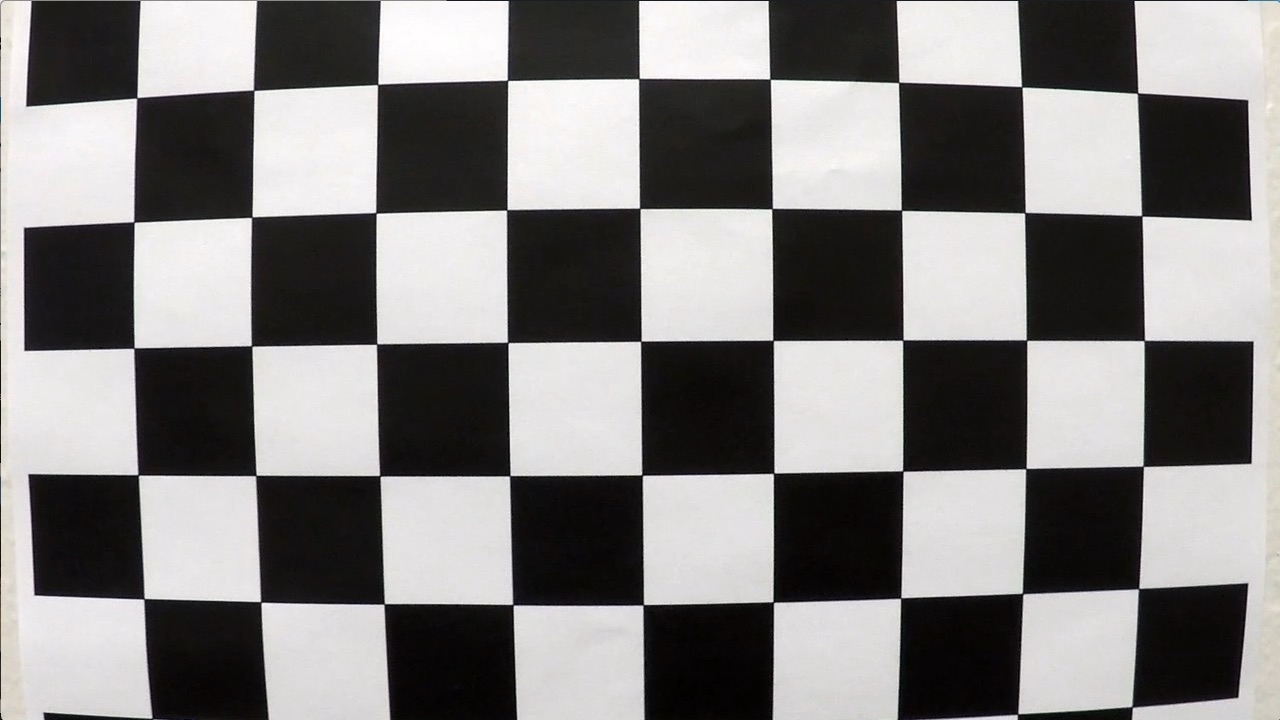
#> input picture camera_cal/calibration1.jpg, 1280 x 720 px; its folder holds only this picture in this run
$ jupyter execute --allow-errors advance_lane_finding.ipynb   (shell and % lines are left out)   (older library calls are emulated)
#> lines starting #> are read from the running program, lines starting #| are printed output that depends on the picture; after the words box and inside, x2 and y2 are one past the last pixel; in counts of white or black regions, pixels touching at a corner belong together
[cell 1]
import numpy as np
import matplotlib.image as mpimg
import matplotlib.pyplot as plt
import cv2
import glob

[cell 2]
nx = 9
ny = 6

[cell 3]
# populating imgpoints and objpoints

cal_imgs = glob.glob('camera_cal/calibration*.jpg')

objpt = np.zeros((6*9, 3), np.float32)
objpt[:, :2] = np.mgrid[0:9, 0:6].T.reshape(-1, 2)

objpoints = []
imgpoints = []

for cal_img in cal_imgs:

    # loading chess image
    chess_img = cv2.imread(cal_img)
#> chess_img is the input picture: shape (720, 1280, 3); mean B, G, R 127.8, 128.4, 130.1

    # converting to gray scale
    chess_img_gray = cv2.cvtColor(chess_img, cv2.COLOR_BGR2GRAY)

    # finding chess corners
    ret, corners = cv2.findChessboardCorners(chess_img_gray, (nx, ny), None)
#> ret = False; corners = None

    # appending to objpoints and imgpoints
    if ret == True:
        objpoints.append(objpt)
        imgpoints.append(corners)

[cell 4]
img = cv2.imread('test_images/test1.jpg')
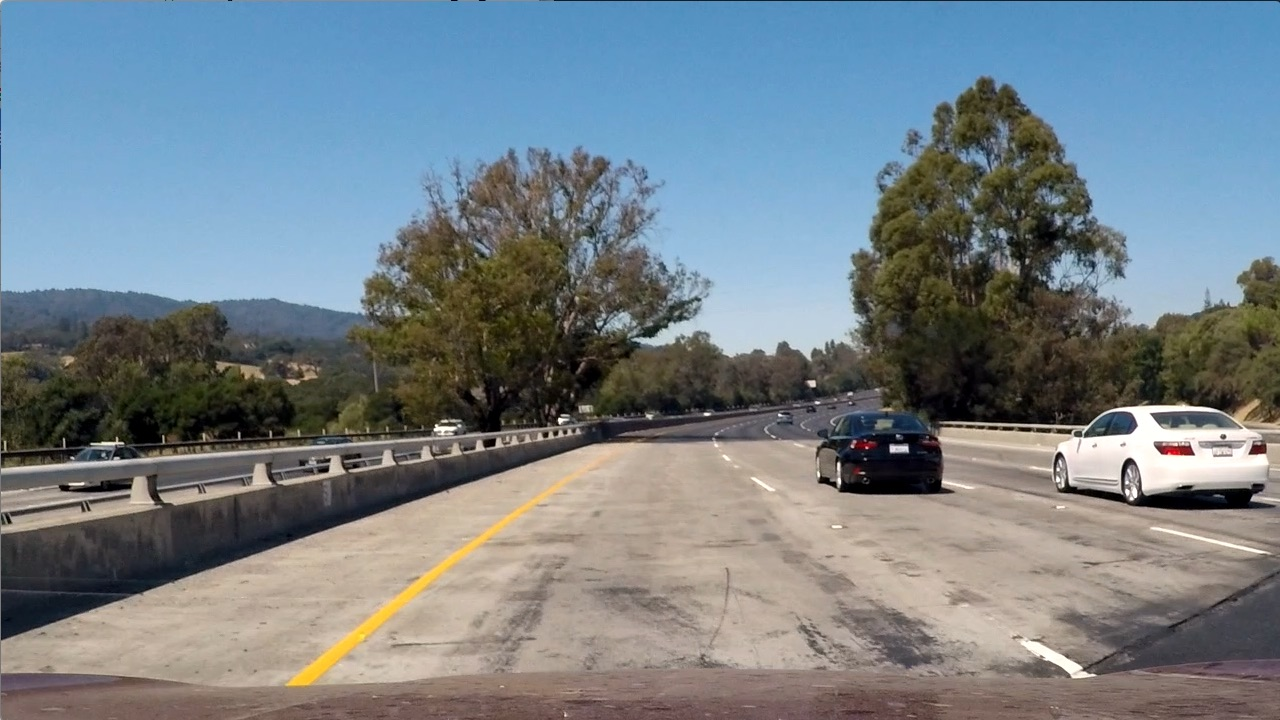
#> input picture test_images/test1.jpg, 1280 x 720 px
#> img is the input picture: shape (720, 1280, 3); mean B, G, R 135.5, 128.7, 117.5

[cell 5]
def calibrate(img):

    # loading target image
    img_copy = np.copy(img)

    # converting to gray scale
    img_gray = cv2.cvtColor(img_copy, cv2.COLOR_BGR2GRAY)

    # undistorting the image
    ret, mtx, dist, rvects, tvects = cv2.calibrateCamera(objpoints, imgpoints, img_gray.shape[::-1], None, None)
    img_undistorted = cv2.undistort(img_copy, mtx, dist, None, mtx)

    return img_undistorted

fig, ax = plt.subplots(2)
fig.set_size_inches(30, 10.5)

ax[0].imshow(img, cmap='gray')
ax[0].set_title('Original')
#> (the rest of this cell did not finish here and is left out)

ax[1].set_title('Calibrated')
ax[1].imshow(test_img, cmap='gray')

[cell 6]
M, Minv = None, None

def warp(img):

    global M, Minv

    # copying the target image
    img_copy = np.copy(img)

    src = np.float32([[240, 720],
                      [590, 450],
                      [690, 450],
                      [1060, 720]])

    dst = np.float32([[240, 720],
                  [260, 0],
                  [1080, 0],
                  [1060, 720]])

    # computing the perspective transform matrix
    M = cv2.getPerspectiveTransform(src, dst)

    # computing the inverse perspective transform matrix
    Minv = cv2.getPerspectiveTransform(dst, src)

    # warping the image
    warped = cv2.warpPerspective(img_copy, M, (img.shape[1], img.shape[0]), flags=cv2.INTER_LINEAR)

    return warped

#> (a cell that did not finish here is left out)

[cell 8]
def abs_sobel(img, orient='x', thresh=(0, 255)):

    # copying the target image
    img_copy = np.copy(img)

    # converting to grayscale
    img_gray = cv2.cvtColor(img_copy, cv2.COLOR_BGR2GRAY)

    # applying sobel operator to x and y direction
    if orient == 'x':
        abs_sobel = np.absolute(cv2.Sobel(img_gray, cv2.CV_64F, 1, 0))
    elif orient == 'y':
        abs_sobel = np.absolute(cv2.Sobel(img_gray, cv2.CV_64F, 0, 1))

    # scaling the output
    abs_sobel_scaled = np.uint8(255 * abs_sobel / np.max(abs_sobel))

    # defining the binary image and applying thresholds
    s_binary = np.zeros_like(abs_sobel_scaled)
    s_binary[(abs_sobel_scaled>=thresh[0]) & (abs_sobel_scaled<=thresh[1])] = 1

    return s_binary

[cell 9]
s_abs_x = abs_sobel(img, orient='x', thresh=(20, 80))
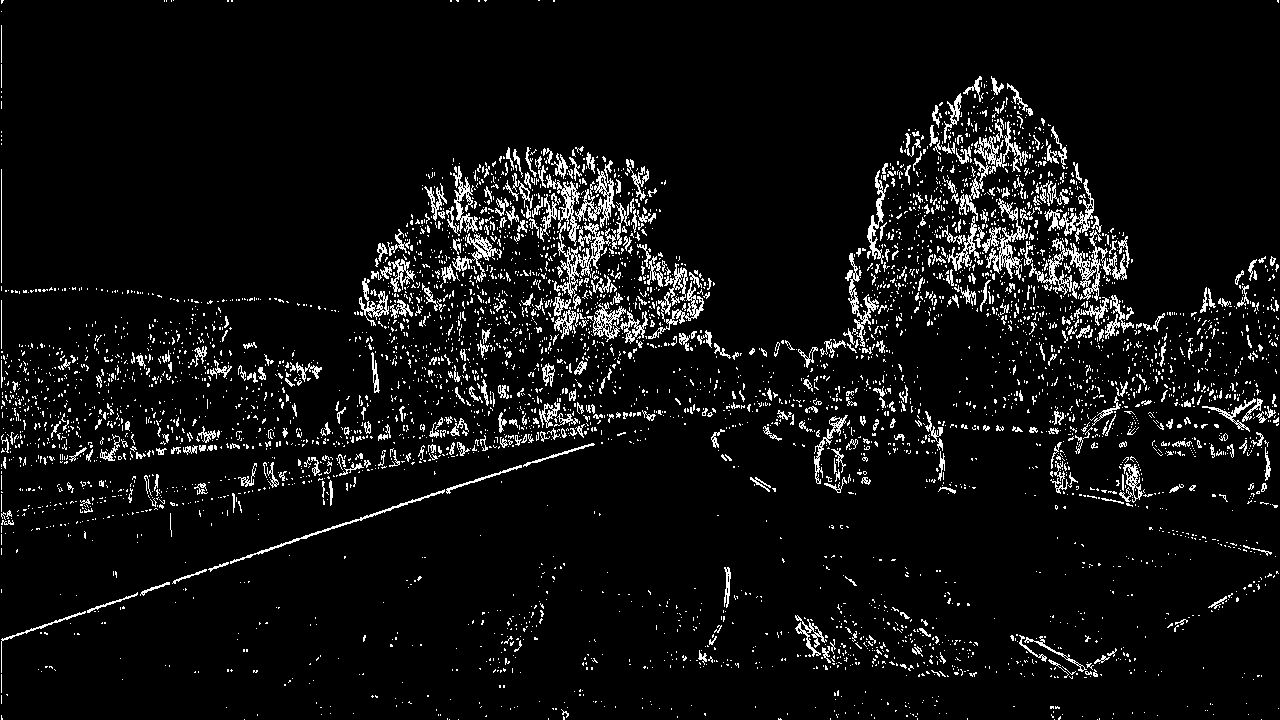
#> s_abs_x: shape (720, 1280); values 0 (black) and 1 (white), 6.4% white in thin lines or dots
s_abs_y = abs_sobel(img, orient='y', thresh=(20, 100))
#> s_abs_y: shape (720, 1280); values 0 (black) and 1 (white), 9.4% white in thin lines or dots
plt.imshow(s_abs_x, cmap='gray')

[cell 10]
def mag_sobel(img, sobel_kernel=3, thresh=(0, 255)):

    # copying the target image
    img_copy = np.copy(img)

    # converting to grayscale
    img_gray = cv2.cvtColor(img_copy, cv2.COLOR_BGR2GRAY)

    # applying sobel operator to x and y direction
    sobel_x = cv2.Sobel(img_gray, cv2.CV_64F, 1, 0, ksize=sobel_kernel)
    sobel_y = cv2.Sobel(img_gray, cv2.CV_64F, 0, 1, ksize=sobel_kernel)

    # calculating magnitude
    sobel_mag = np.sqrt(sobel_x*sobel_x + sobel_y*sobel_y)
    scale = np.max(sobel_mag) / 255

    # scaling the output
    sobel_mag_scaled = (sobel_mag / scale).astype(np.uint8)

    # defining the binary image and applying thresholds
    s_binary = np.zeros_like(sobel_mag_scaled)
    s_binary[(sobel_mag_scaled>=thresh[0]) & (sobel_mag_scaled<=thresh[1])] = 1

    return s_binary

[cell 11]
s_mag = mag_sobel(img, sobel_kernel=5, thresh=(30, 100))
#> in mag_sobel, `sobel_mag = np.sqrt(sobel_x*sobel_x + sobel_y*sobel_y)`:
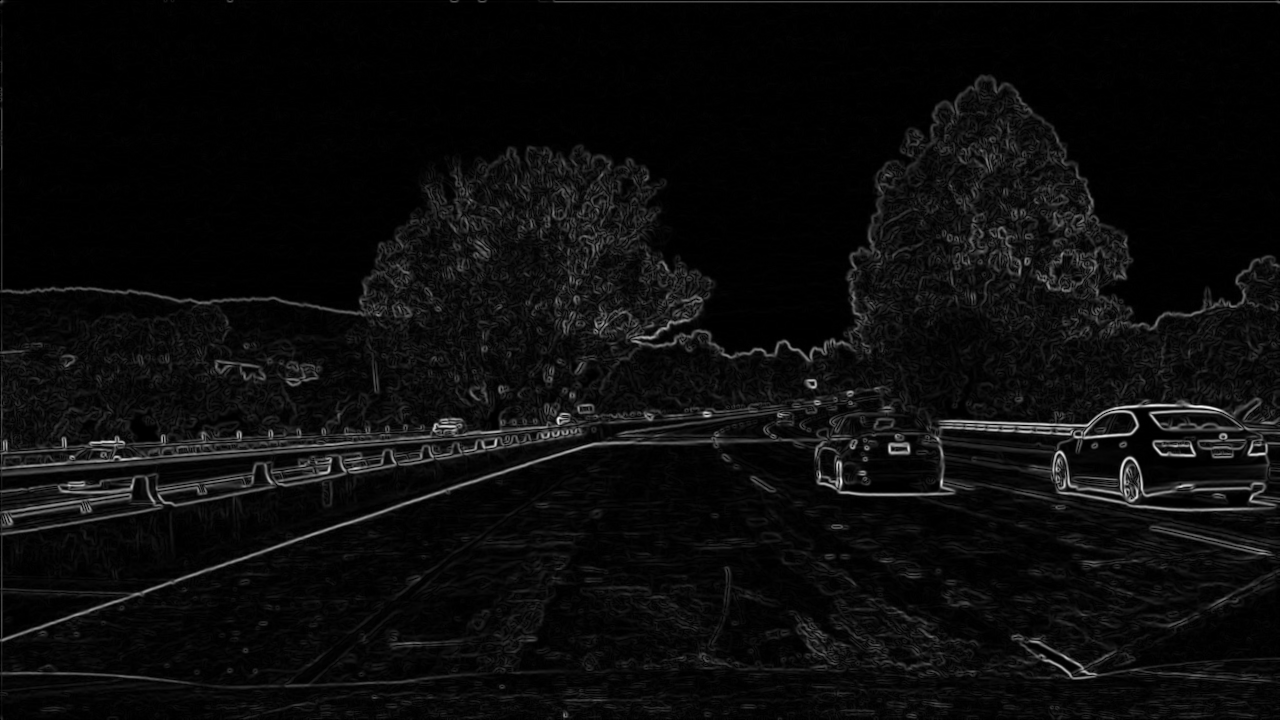
#> sobel_mag: shape (720, 1280) float64; min 0, max 11205.9, mean 536.1; drawn with min black and max white
#> in mag_sobel, `scale = np.max(sobel_mag) / 255`: scale = 43.94
#> s_mag: shape (720, 1280); values 0 (black) and 1 (white), 9.2% white in thin lines or dots
plt.imshow(s_mag, cmap='gray')

[cell 12]
def dir_sobel(img, sobel_kernel=3, thresh=(0, np.pi/2)):

    # copying the target image
    img_copy = np.copy(img)

    # converting to grayscale
    img_gray = cv2.cvtColor(img_copy, cv2.COLOR_BGR2GRAY)

    # applying sobel operator to x and y direction
    sobel_x = cv2.Sobel(img_gray, cv2.CV_64F, 1, 0, ksize=sobel_kernel)
    sobel_y = cv2.Sobel(img_gray, cv2.CV_64F, 0, 1, ksize=sobel_kernel)

    # calcuting directional value
    sobel_dir = np.arctan2(np.absolute(sobel_y), np.absolute(sobel_x))

    # defining the binary image and applying thresholds
    s_binary = np.zeros_like(sobel_dir)
    s_binary[(sobel_dir>=thresh[0]) & (sobel_dir<=thresh[1])] = 1

    return s_binary

[cell 13]
# img = cv2.imread('test_images/straight_lines1.jpg')
s_dir = dir_sobel(img, sobel_kernel=3, thresh=(0.7, 1.3))
#> s_dir: shape (720, 1280) float64; values 0 (black) and 1 (white), 37.8% white in thin lines or dots
plt.imshow(s_dir, cmap='gray')

[cell 14]
# combining all thresholds

combined = np.zeros_like(s_mag)
combined[((s_abs_x == 1) & (s_abs_y == 1)) | ((s_mag == 1) & (s_dir == 1))] = 1
plt.imshow(combined, cmap='gray')

[cell 15]
def hls_select(img, thresh=(0, 255), channel='s'):

    # copying the target image
    img_copy = np.copy(img)

    # converting to HLS colorspace
    img_hls = cv2.cvtColor(img_copy, cv2.COLOR_BGR2HLS)

    # separating the H and S channel
    if channel == 'h':
        s_channel = img_hls[:, :, 0]
    else:
        s_channel = img_hls[:, :, 2]

    # defining the binary image and applying thresholds
    s_binary = np.zeros_like(s_channel)
    s_binary[(s_channel>thresh[0]) & (s_channel<=thresh[1])] = 1

    return s_binary

[cell 16]
# img = cv2.imread('test_images/straight_lines1.jpg')

# applying threshold to H and S channels

hls_s = hls_select(img, thresh=(90, 255), channel='s')
#> in hls_select, `img_hls = cv2.cvtColor(img_copy, cv2.COLOR_BGR2HLS)`: img_hls: shape (720, 1280, 3); mean of channels 0, 1, 2 60.2, 126.7, 74.4
#> hls_s: shape (720, 1280); values 0 (black) and 1 (white), 38.8% white; 1339 white regions (1101 under 20 px), largest, box (x1, y1, x2, y2) and area: (0, 0, 1280, 324) 299026, (435, 239, 561, 375) 7257, (1056, 400, 1268, 490) 7165
hls_h = hls_select(img, thresh=(15, 100), channel='h')
#> hls_h: shape (720, 1280); values 0 (black) and 1 (white), 24.8% white; 906 white regions (698 under 20 px), largest, box (x1, y1, x2, y2) and area: (0, 78, 1280, 481) 174713, (271, 460, 593, 689) 20749, (144, 620, 254, 680) 3063
plt.imshow(hls_s, cmap='gray')

[cell 17]
# combining s_abs_x threshold, H and S channel thresholds as the final choosen options

combined = np.zeros_like(hls_s)
combined[((hls_s == 1) & (hls_h == 1)) | (s_abs_x == 1)] = 1

fig, ax = plt.subplots(2)
fig.set_size_inches(30, 10.5)

ax[0].imshow(img, cmap='gray')
ax[0].set_title('Original')
#> (the rest of this cell did not finish here and is left out)

[cell 18]
# plotting the warped image

warped = warp(combined)

fig, ax = plt.subplots(2)
fig.set_size_inches(30, 10.5)

ax[0].imshow(img, cmap='gray')
ax[0].set_title('Original')
#> (the rest of this cell did not finish here and is left out)

[cell 19]
def region_of_interest(img, vertices):

    # copying the target image
    img_copy = np.copy(img)

    # converting to grayscale
    mask = np.zeros_like(img_copy)

    # setting the mask based on the number of channels in the target image
    if len(mask.shape) > 2:
        channel_count = mask.shape[2]
        ignore_mask_color = (255,) * channel_count
    else:
        ignore_mask_color = 255

    # filling the polynomial
    cv2.fillPoly(mask, vertices, ignore_mask_color)

    # bitwising the image and the mask
    masked_image = np.bitwise_and(img, mask)

    return masked_image

[cell 20]
# applying region_of_interest to the image

vertices = np.array([[(130, img.shape[0]), (600, 420), (700, 420), (img.shape[1], img.shape[0])]])
roi = region_of_interest(combined, vertices)
#> in region_of_interest, `cv2.fillPoly(mask, vertices, ignore_mask_color)`: mask: shape (720, 1280); 20.4% white; 1 white region, box (x1, y1, x2, y2) and area: (131, 420, 1280, 720) 187725
#> in region_of_interest, `masked_image = np.bitwise_and(img, mask)`: img: shape (720, 1280); values 0 (black) and 1 (white), 10.5% white; 4294 white regions (3747 under 20 px), largest, box (x1, y1, x2, y2) and area: (363, 222, 617, 438) 15912, (1044, 389, 1279, 481) 5489, (284, 464, 592, 687) 5408
plt.imshow(roi, cmap='gray')

[cell 21]
def find_lane_pixels(binary_warped):

    # Take a histogram of the bottom half of the image
    histogram = np.sum(binary_warped[binary_warped.shape[0]//2:,:], axis=0)
    # Create an output image to draw on and visualize the result
    out_img = np.dstack((binary_warped, binary_warped, binary_warped))
    # Find the peak of the left and right halves of the histogram
    # These will be the starting point for the left and right lines
    midpoint = np.int(histogram.shape[0]//2)
    leftx_base = np.argmax(histogram[:midpoint])
    rightx_base = np.argmax(histogram[midpoint:]) + midpoint

    # HYPERPARAMETERS
    nwindows = 9
    margin = 100
    minpix = 50

    window_height = np.int(binary_warped.shape[0]//nwindows)

    # Identify the x and y positions of all nonzero pixels in the image
    nonzero = binary_warped.nonzero()
    nonzeroy = np.array(nonzero[0])
    nonzerox = np.array(nonzero[1])

    # Current positions to be updated later for each window in nwindows
    leftx_current = leftx_base
    rightx_current = rightx_base

    # Create empty lists to receive left and right lane pixel indices
    left_lane_inds = []
    right_lane_inds = []

    # Step through the windows one by one
    for window in range(nwindows):
        win_y_low = binary_warped.shape[0] - (window+1)*window_height
        win_y_high = binary_warped.shape[0] - window*window_height
        win_xleft_low = leftx_current - margin
        win_xleft_high = leftx_current + margin
        win_xright_low = rightx_current - margin
        win_xright_high = rightx_current + margin

        # Draw the windows on the visualization image
        cv2.rectangle(out_img,(win_xleft_low,win_y_low),
        (win_xleft_high,win_y_high),(0,255,0), 2)
        cv2.rectangle(out_img,(win_xright_low,win_y_low),
        (win_xright_high,win_y_high),(0,255,0), 2)

        # Identify the nonzero pixels in x and y within the window
        good_left_inds = (
            (nonzeroy >= win_y_low) & (nonzeroy <= win_y_high) &
            (nonzerox >= win_xleft_low) & (nonzerox <= win_xleft_high)
        ).nonzero()[0]
        good_right_inds = (
            (nonzeroy >= win_y_low) & (nonzeroy <= win_y_high) &
            (nonzerox >= win_xright_low) & (nonzerox <= win_xright_high)
        ).nonzero()[0]

        # Append these indices to the lists
        left_lane_inds.append(good_left_inds)
        right_lane_inds.append(good_right_inds)

        # If you found > minpix pixels, recenter next window
        if len(good_left_inds) > minpix:
            leftx_current = np.int(np.mean(nonzerox[good_left_inds]))
        if len(good_right_inds) > minpix:
            rightx_current = np.int(np.mean(nonzerox[good_right_inds]))

    # Concatenate the arrays of indices (previously was a list of lists of pixels)
    try:
        left_lane_inds = np.concatenate(left_lane_inds)
        right_lane_inds = np.concatenate(right_lane_inds)
    except ValueError:
        # Avoids an error if the above is not implemented fully
        pass

    # Extract left and right line pixel positions
    leftx = nonzerox[left_lane_inds]
    lefty = nonzeroy[left_lane_inds]
    rightx = nonzerox[right_lane_inds]
    righty = nonzeroy[right_lane_inds]

    return leftx, lefty, rightx, righty, out_img


def fit_polynomial(binary_warped):

    # Find our lane pixels first
    leftx, lefty, rightx, righty, out_img = find_lane_pixels(binary_warped)

    # Fit a second order polynomial to each using `np.polyfit`
    left_fit = np.polyfit(lefty, leftx, 2)
    right_fit = np.polyfit(righty, rightx, 2)

    # Generate x and y values for plotting
    ploty = np.linspace(0, binary_warped.shape[0]-1, binary_warped.shape[0] )
    try:
        left_fitx = left_fit[0]*ploty**2 + left_fit[1]*ploty + left_fit[2]
        right_fitx = right_fit[0]*ploty**2 + right_fit[1]*ploty + right_fit[2]
    except TypeError:
        # Avoids an error if `left` and `right_fit` are still none or incorrect
        print('The function failed to fit a line!')
        left_fitx = 1*ploty**2 + 1*ploty
        right_fitx = 1*ploty**2 + 1*ploty

    ## Visualization ##
    # Colors in the left and right lane regions
    out_img[lefty, leftx] = [255, 0, 0]
    out_img[righty, rightx] = [0, 0, 255]

    # Plots the left and right polynomials on the lane lines
#     plt.plot(left_fitx, ploty, color='yellow')
#     plt.plot(right_fitx, ploty, color='yellow')

    return left_fitx, right_fitx, ploty, left_fit, right_fit, out_img

left_fitx, right_fitx, ploty, left_fit, right_fit, out_img = fit_polynomial(warped)
#> in fit_polynomial, `leftx, lefty, rightx, righty, out_img = find_lane_pixels(binary_warped)`: binary_warped: shape (720, 1280); values 0 (black) and 1 (white), 6.1% white; 519 white regions (476 under 20 px), largest, box (x1, y1, x2, y2) and area: (212, 217, 402, 708) 27915, (0, 0, 144, 206) 11285, (1208, 72, 1280, 180) 4151
#> in fit_polynomial, `out_img[righty, rightx] = [0, 0, 255]`:
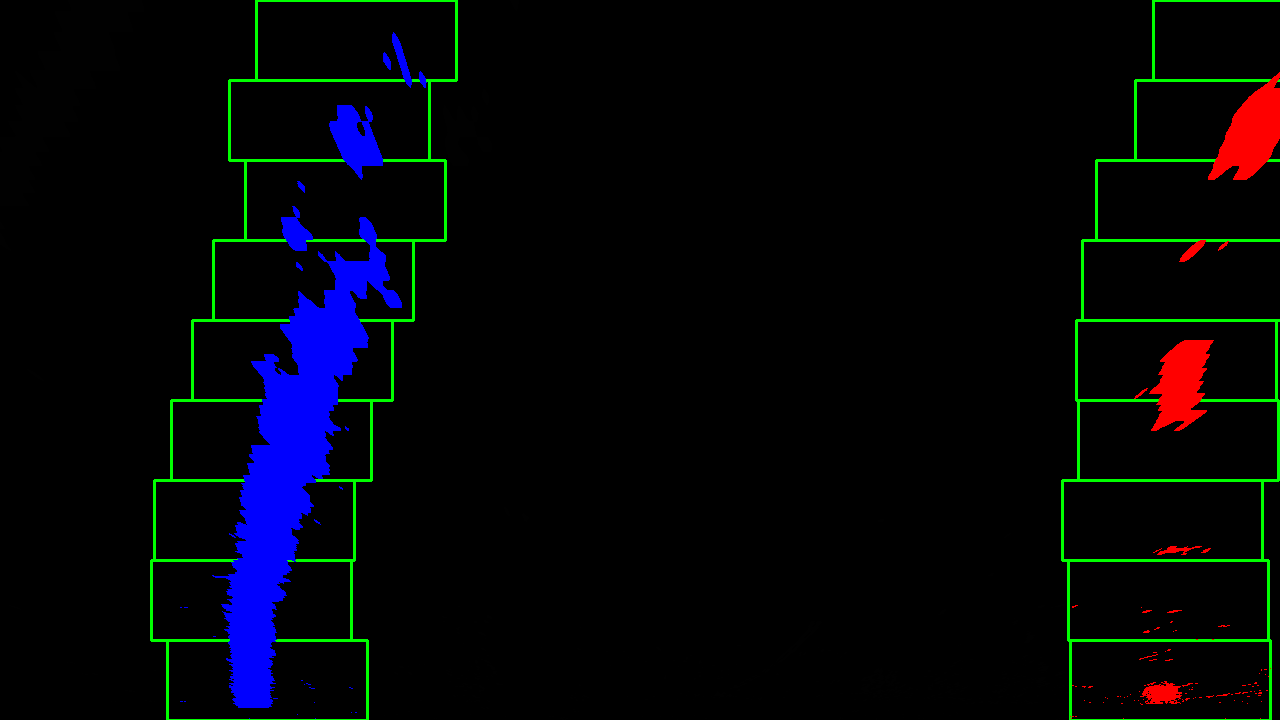
#> out_img: shape (720, 1280, 3); mean of channels 0, 1, 2 8.8, 4.7, 2.6; drawn as B, G, R
#> left_fitx = 720 values, max 402.8 at index 0, min 234 at index 719, mean 314.3; right_fitx = 720 values, max 1310 at index 0, min 1164.1 at index 576, mean 1203.7; ploty = 720 values from 0 to 719; left_fit = [4.8e-05, -0.269, 402.8]; right_fit = [0.00044, -0.507, 1310]

plt.imshow(out_img)
plt.show()
